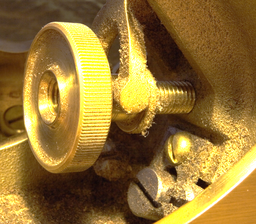
#> input picture hdr-bilder/Adjuster/Adjuster_00064.png, 256 x 224 px, shrunk from 775 x 678 before the run, found by its file name
$ python basic_hdr.py   (older library calls are emulated)
#> lines starting #> are read from the running program, lines starting #| are printed output that depends on the picture
### src/engine/image_handler.py
import numpy as np
from PIL import Image
from nptyping import Array


class ImageHandler:
    """
    This class describes the functions for making it easy to interact with a image
    """

    def __init__(self, path: str = None, color: bool = True):
        """
        init the class

        Parameters
        ----------
        path : str
            The location of the image, can be none (if you want to set
            the data manually)
        color : bool
            If you want to have a color image and want to make it to grayscale
        """
        if not path is None:
            self.color = color
            self.change_photo(path)

    def change_photo(self, path) -> list:
        """
        Change out the photo

        Changes out the photo, but keeps the same size as the old photo.

        Parameters
        ----------
        path : str
            The location of the image, can be none (if you want to set
            the data manually)

        Returns
        -------
        list
            Returns the change in size
        """
        self.path = path
        image = Image.open(path)
        image.load()

        movment = [0, 0]
        if hasattr(self, 'data'):
            old_size = self.data.shape[:2]
            image.thumbnail(old_size, Image.ANTIALIAS)
            new_size = image.size
            movment[0] = abs(old_size[0] - new_size[0]) / 2

        self.process(image)
        return movment

    # [31 lines left out: functions verify_integrity, change_color_state, resize, not called in this run]

    def convert_image(self):
        """
        Converts image to scale [0, 1]

        Will also convert to grayscale if specified
        """
        self.original_data = self.data.copy()
        if not self.color and not len(self.data.shape) == 2:
            self.data = self.convert_Grayscale()
        else:
            self.data = self.normalize()
        self.data_copy = self.data.copy()

    def process(self, image):
        """
        Processes the given image.

        Makes the image from a PIL image to numpy array and normalize it.
        Will aslo convert the image to grayscale if specified.

        Parameters
        ----------
        image : PIL.Image
            The input iamge
        """
        self.data = np.asarray(image, dtype="float64").copy()
        self.convert_image()

    # [80 lines left out: functions set_data, reset, get_gradient_norm, get_gradient, convert_Grayscale, not called in this run]

    def normalize(self, data=None) -> Array:
        """
        Normalize the image [0, 1]

        Parameters
        ----------
        data : Array
            The color image

        Returns
        -------
        ndarray
            The grayscale image
        """
        if data is None:
            data = self.data
        data = data.astype(float) / 255
        data = data.clip(0, 1)

        return data

    # [17 lines left out: function save, not called in this run]

    def show(self):
        """
        Show the data array as a image
        """
        Image.fromarray(np.uint8(255 * self.data)).show()

    # [21 lines left out: functions get_data, __repr__, not called in this run]

### src/engine/hdr_image_handler.py
import os
import re

import numpy as np
from nptyping import Array


def classic_weight_function(intensity: float) -> float:
    """
    Basic way of weighing the intensity

    As defined by equation 3 from the paper
    """
    if intensity <= 128:
        return intensity
    return 255 - intensity


def get_numbers(path) -> list:
    """
    Get the number from the string

    Used for getting the correct **
    """
    array = re.findall(r'[0-9]+', os.path.basename(path))
    return array


class hdr_handler:
    """
    This class describes how to handle HDR images.
    """

    def __init__(self, images, user_defined_weight_fuction=classic_weight_function):
        """
        Constructs a new instance of the hdr_handler object.

        Parameters
        ----------
        images : list
            List of images to create a HDR image from
        user_defined_weight_fuction : callable
            If you want to use a custom weight function
        """
        self.weight_function = user_defined_weight_fuction

        if user_defined_weight_fuction == classic_weight_function:
            assert (self.weight_function(128) == 128)
            assert (self.weight_function(129) == 126)

        self.images = images

        for i in range(len(self.images)):
            self.images[i].data = (255 * self.images[i].data).astype(np.uint8).astype(
                np.float64)

        self.B = np.array([
            np.log(int(get_numbers(i.path)[0])) for i in self.images
        ])

        self.pixel_area = self.images[0].data.shape
        self.pixel_area = self.pixel_area[0] * self.pixel_area[1]

        # is lambda, the constant that determines the amount of smoothness
        self.lambda_constant = 100

        self.Z = self.sample()

    def normalize(self, x) -> Array:
        """
        Normalize the image with a min-max scaling

        Parameters
        ----------
        x : ndarray
            The input (not normalized) image

        Returns
        -------
        ndarray
            The normalized image
        """
        for i in range(x.shape[-1]):
            max_val = np.max(x[:, :, i])
            min_val = np.min(x[:, :, i])
            x[:, :, i] = (x[:, :, i] + abs(min_val)) / (max_val + abs(min_val))
        return x

    def get_pixel(self, image, sample) -> Array:
        """
        Get the pixel from the sample (x, y) in the image

        Parameters
        ----------
        image : ndarray
            The image to sample from
        sample : ndarray
            The location to sample from

        Returns
        -------
        ndarray
            The image values at the sampled location
        """
        results = np.zeros(sample.shape)
        image_flat = image.flatten()
        for index, i in enumerate(sample.flatten()):
            results[:, index] = image_flat[int(i)]
        return results

    def sample(self, size=100) -> Array:
        """
        Sample pixel values from all the images

        Randomly selects pixels from all of the images as a sample

        Parameters
        ----------
        size : int
            The sample size for each image

        Returns
        -------
        ndarray
            The sampled array for each channel and image
        """
        sample_space = np.ceil(np.random.rand(1, size) * self.pixel_area)

        Z = np.zeros((size, len(self.images), 3))
        for index, image in enumerate(self.images):
            for channel in range(3):
                Z[:, index, channel] = self.get_pixel(image.data, sample_space)
        return Z

    def get_radiance(self) -> Array:
        """
        Get the radiance of (R,G,B)

        Returns
        -------
        ndarray
            The radiance
        """
        self.radiance = np.zeros((255, 3))
        for channel in range(3):
            g, lE = self.gsolve(self.Z[:, :, channel])
            self.radiance[:, channel] = g[:, 0]
        return self.radiance

    def get_Ab(self, Z, n=256) -> tuple:
        """
        Creates the A and b matrices

        Parameters
        ----------
        Z : ndarray
            The sampled array
        n : int
            The color space max

        Returns
        -------
        ndarray
            The A matrix
        ndarray
            The b matrix
        int
            The color space max
        """
        k = 0
        A = np.zeros((Z.shape[0] * Z.shape[1] + n + 1, n + Z.shape[0]))
        b = np.zeros((A.shape[0], 1))

        for i in range(Z.shape[0]):
            for j in range(Z.shape[1]):
                Z_ij = int(round(Z[i, j]))
                w_ij = self.weight_function(Z_ij + 1)

                A[k, Z_ij] = w_ij
                A[k, n + i] = -w_ij

                w_ij = self.weight_function(int(Z[i, j]) + 1)
                b[k, 0] = w_ij * self.B[j]
                k += 1

        A[k, 128] = 1
        k += 1

        for i in range(0, n - 3):
            A[k, i] = self.lambda_constant * self.weight_function(i + 2)
            A[k, i + 1] = -2 * self.lambda_constant * self.weight_function(i + 2)
            A[k, i + 2] = self.lambda_constant * self.weight_function(i + 2)
            k += 1
        return A, b, n

    def gsolve(self, Z) -> tuple:
        """
        Gets the response function

        From the paper : "Given a set of pixel values observed for several pixels in several
        images with different exposure times, this function returns the
        imaging system’s response function g as well as the log film irradiance
        values for the observed pixels."


        Parameters
        ----------
        Z : ndarray
            The sampled array of pixel values

        Returns
        -------
        ndarray
            The response function
        ndarray
            The "log film irradiance values for the observed pixels." - paper qoute
        """

        A, b, n = self.get_Ab(Z)

        #	using leastsq did not work
        #	https://github.com/numpy/numpy/issues/9563
        def leastsq(X, Y):
            """ Solves the problem Y = XB """
            inv = np.linalg.pinv(np.dot(X.T, X))
            cross = np.dot(inv, X.T)
            beta = np.dot(cross, Y)
            return beta

        x = leastsq(A, b)
        g = x[1:n]
        lE = x[n + 1:x.shape[0]]
        return g, lE

    def look_up_pixel(self, radiance, image) -> Array:
        """
        Check the radiance value on the (x, y) from the image

        Creates a new image based on the mapping of the response function

        Parameters
        ----------
        radiance : ndarray
            The radiance value based on the response function
        image : ndarray
            The image we are working on

        Returns
        -------
        ndarray
            Output image
        """
        out_image = np.zeros((image.shape))
        for i in range(image.shape[0]):
            for j in range(image.shape[1]):
                out_image[i, j] = radiance[int(image[i, j]) - 1]
        return out_image

    def get_radiance_log(self, radiance) -> Array:
        """
        Equation 6 from the paper

        Parameters
        ----------
        radiance : ndarray
            The radiance value based on the response function

        Returns
        -------
        ndarray
            The log output
        """
        x = np.ones(self.images[0].data.shape)
        y = np.zeros(self.images[0].data.shape)

        for index, i in enumerate(self.images):
            g = i.data.copy()
            for rgb in range(3):
                g[:, :, rgb] = self.look_up_pixel(radiance[:, rgb], g[:, :, rgb])
            g -= self.B[index]

            f = np.vectorize(self.weight_function)
            wi = f(g.copy())
            x += wi * g
            y += wi
        radiance_log = (x / y)
        return radiance_log

### src/backend/hdr_reconstruction.py
from __future__ import annotations
from engine import hdr_image_handler
from engine import image_handler

class hdr_reconstruction(image_handler.ImageHandler):
	"""
	This class describes a HDR image.

	This contains all the functions needed to perform HDR reconstruction on a image.

	Parameters
	----------
	path : str
		path to a image file
	color : bool
		if the image should be shown with colors
	"""
	def __init__(self, images=None, color=True):
		if images is None:
			images = [
				image_handler.ImageHandler('../hdr-bilder/Adjuster/Adjuster_00064.png'),
				image_handler.ImageHandler('../hdr-bilder/Adjuster/Adjuster_00128.png'),
				image_handler.ImageHandler('../hdr-bilder/Adjuster/Adjuster_00256.png'),
				image_handler.ImageHandler('../hdr-bilder/Adjuster/Adjuster_00512.png')
			]
#> in change_photo, image is the input picture: PIL image 256x224 RGB; mean R, G, B 146.8, 115.5, 51.9
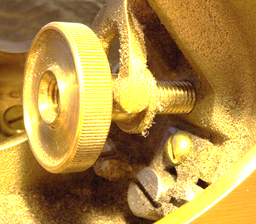
#> input picture hdr-bilder/Adjuster/Adjuster_00128.png, 256 x 224 px, shrunk from 775 x 678 before the run, found by its file name
#> in change_photo, image is the input picture: PIL image 256x224 RGB; mean R, G, B 177.8, 143.6, 69.4
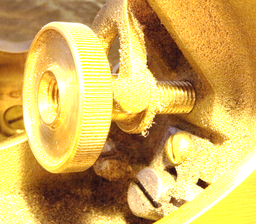
#> input picture hdr-bilder/Adjuster/Adjuster_00256.png, 256 x 224 px, shrunk from 775 x 678 before the run, found by its file name
#> in change_photo, image is the input picture: PIL image 256x224 RGB; mean R, G, B 207.3, 172.8, 90.8
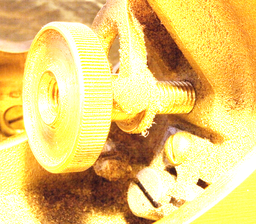
#> input picture hdr-bilder/Adjuster/Adjuster_00512.png, 256 x 224 px, shrunk from 775 x 678 before the run, found by its file name
#> in change_photo, image is the input picture: PIL image 256x224 RGB; mean R, G, B 230.7, 199.6, 115.7
		self.handler = hdr_image_handler.hdr_handler(images=images)
		path = self.handler.images[0].path
		image_handler.ImageHandler.__init__(self, path, color)

	# [7 lines left out: function update_images, not called in this run]

	def fit(self,epochs=1) -> hdr_reconstruction:
		"""
		Makes multiple iterations of the method

		Calls iteration as many times as specified in by the parameter epochs
		NOTE : This is kept for keepign the API the same, calling this method
		multiple times does not change anything.

		Parameters
		----------
		epochs : int
			The iteration count

		Returns
		-------
		hdr_reconstruction
			returns self
		"""
#> called with epochs = 1
		radiance = self.handler.get_radiance()
#> the loop in get_radiance, `for channel in range(3):` made 3 passes
#> pass 1, in gsolve, `A, b, n = self.get_Ab(Z)`:
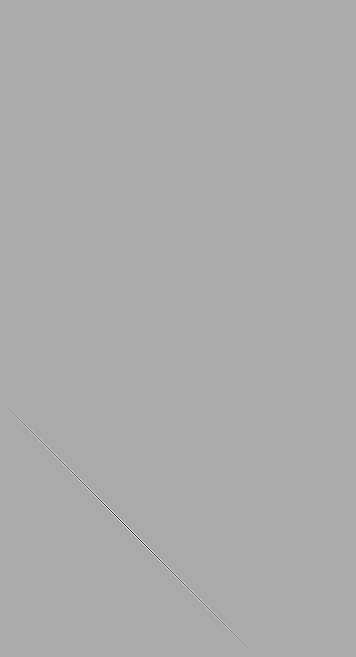
#> A: shape (657, 356) float64; min -25600, max 12800, mean 0; drawn with min black and max white
#> pass 1, in leastsq, `inv = np.linalg.pinv(np.dot(X.T, X))`:
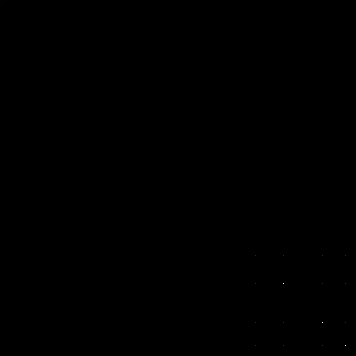
#> inv: shape (356, 356) float64; min 1, max 1.3, mean 1; drawn with min black and max white
#> after the loop in get_radiance, `for channel in range(3):`: self.radiance = 255 rows, first 8: [-5.71, -5.71, -5.71], [-5.62, -5.62, -5.62], [-5.52, -5.52, -5.52], [-5.43, -5.43, -5.43], [-5.34, -5.34, -5.34], [-5.24, -5.24, -5.24], [-5.15, -5.15, -5.15], [-5.06, -5.06, -5.06]
#> radiance has the same summary as self.radiance in get_radiance
		self.radiance_log = self.handler.get_radiance_log(radiance)
#> after the loop in get_radiance_log, `for index, i in enumerate(self.images):`:
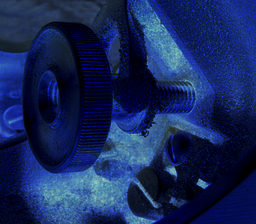
#> x: shape (224, 256, 3) float64; mean R, G, B 80.5, 110.6, 199.2; drawn with min black and max white
		self.data = self.handler.normalize(self.radiance_log)
#> the loop in normalize, `for i in range(x.shape[-1]):` made 3 passes
#> min_val on passes 1 to 3: -8.57, -10.09, -10.96
#> after the loop in normalize, `for i in range(x.shape[-1]):`:
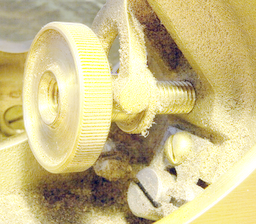
#> x: shape (224, 256, 3) float64; mean R, G, B 0.804, 0.748, 0.54
		return self

### src/examples/basic_hdr.py
"""
Need to make it possible to add HDR support
"""
import sys
sys.path.append('./')

import unittest
import numpy as np
import scipy.io
from engine import hdr_image_handler
from backend import hdr_reconstruction


from backend import inpaiting

x = hdr_reconstruction.hdr_reconstruction()
x.fit()
x.show()
